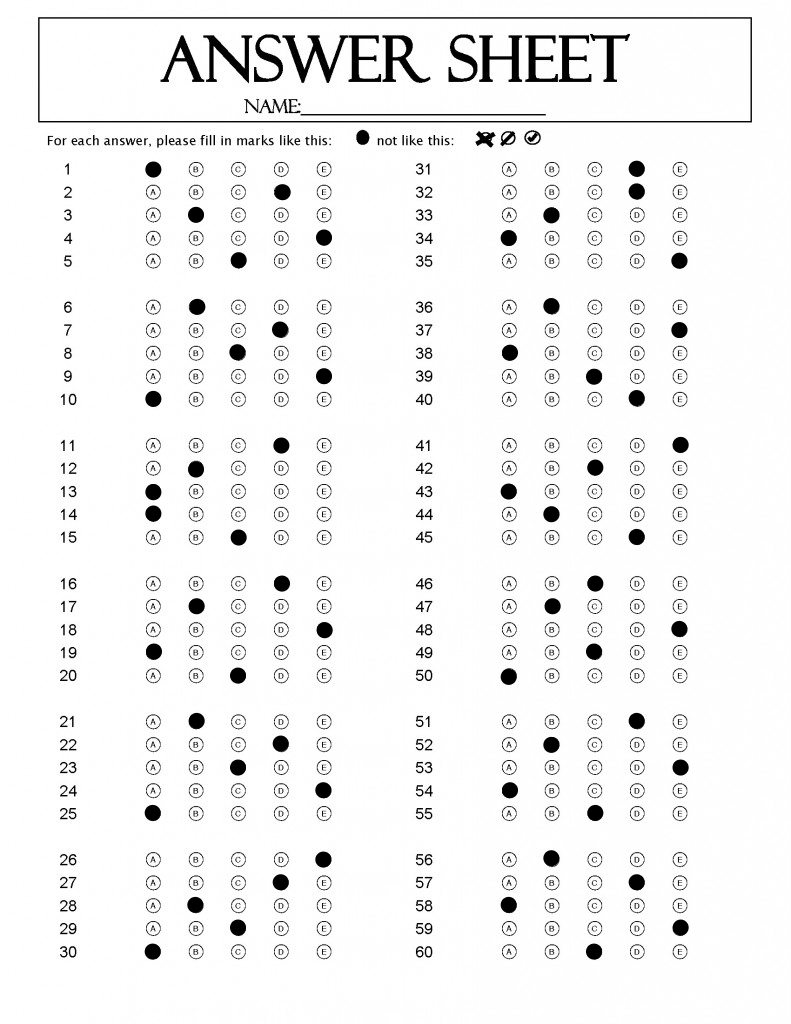
#> input picture data/2000101_Nguyen_VanAn_3A.png, 791 x 1024 px, found by its file name; its folder holds only this picture in this run
$ jupyter execute code2_5.ipynb
#> lines starting #> are read from the running program, lines starting #| are printed output that depends on the picture
<a href="https://colab.research.google.com/github/systemis/challenge-2/blob/main/code2_5.ipynb" target="_parent"></a>

[cell 1]
import cv2
import pandas as pd
import matplotlib.pyplot as plt
from os import listdir
from os.path  import isfile, join
from google.colab import files

[cell 2]
data_name_list = [f for f in listdir('/content/drive/MyDrive/data') if isfile(join('/content/drive/MyDrive/data', f))]

[cell 3]
height = 600
width = 463

# 463, 600

character_table = ['A', 'B', 'C', 'D', 'E']
answer = 5
questions_part = 5
total_part = 6
ques_each_side = 30
total_question = 60

statistical_table = [0] * total_question

def generateColumns():
  columns = ['Student ID', 'Surname', 'First Name', 'Code']
  for i in range(60): columns.append('Question: '+str((i+1)))
  columns.append('Score')
  return columns

def grid():
  _grid = []
  for i in range(total_question):
    _grid.append([])
    for j in range(answer):
      _grid[i].append(0)
  return _grid

def show_images(images):
    for image in images:
        imshow = plt.imshow(image)
        plt.show()

[cell 4]
img_filenames = data_name_list
img_list = list()
student_data_list = list()
for name in img_filenames:
  if name == '.DS_Store': continue
  img = plt.imread('/content/drive/MyDrive/data/' + name)
#> img is the input picture: shape (1024, 791, 3) float32; min 0, max 1, mean 0.951
  img = cv2.resize(img, (width, height), interpolation = cv2.INTER_AREA)
#> img: shape (600, 463, 3) float32
  img = img[90:, :]
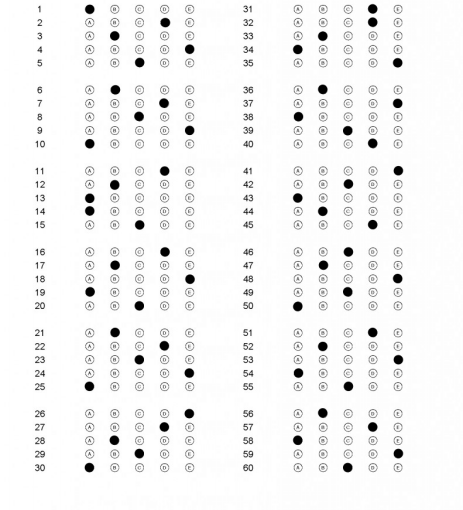
#> img: shape (510, 463, 3) float32; min 0, max 1, mean 0.959
  img_list.append(img)

  name = name.replace('.png', '').split('_')
  if len(name) < 4:
    print(name)
    continue
  student = [name[0], name[1], name[2], name[3]]
  student_data_list.append(student)

def get_rect_list(contours):
  rect_list = list()
  for p_c in contours:
    arc_length = cv2.arcLength(p_c, True)
    approx = cv2.approxPolyDP(p_c, arc_length * 0.02, True)
    if approx == 4:
      rect_list.append(p_c)
  return rect_list

def check_part(sides, side_pos, pc, result_data):
  part = sides[side_pos][(80*pc):80*(pc+1), :]
  part = part[5:70, :]
  gray = cv2.cvtColor(part, cv2.COLOR_BGR2GRAY)
  _, threshold = cv2.threshold(gray, 20, 5, cv2.THRESH_BINARY_INV)

  row_height = part.shape[0] // questions_part
  col_width = part.shape[1] // answer
  part_gray = cv2.cvtColor(part, cv2.COLOR_BGR2GRAY)
  # show_images([part])
  part = part_gray
  for i in range(questions_part):
    current_question = (questions_part*pc + i + 1) + ques_each_side*side_pos
    row = part[row_height*i:row_height*(i+1), :]
    for j in range(answer):
      col = row[:, col_width*j:col_width*(j+1)]
      count = cv2.countNonZero(col)
      if count < 300:
        result_data[current_question - 1][j] = 1

[cell 5]
def detect_checked(img, only_firstfive=False):
  # img = img_list[0]
  img_copy = img.copy()
  left_side = img[:, 80:200]
  right_side = img[:, 290:410]
  gray_img = cv2.cvtColor(img, cv2.COLOR_BGR2GRAY)
  blur_img = cv2.GaussianBlur(gray_img, (5, 5), 0)

  left_side = left_side[:490, :]
  right_side = right_side[:490, :]
  sides = [left_side, right_side]

  result_data = grid()
  if only_firstfive:
    for side_pos in range(1):
      part_height = sides[side_pos].shape[0] // total_part
      for pc in range(1):
        check_part(sides, side_pos, pc, result_data)
    return result_data
  for side_pos in range(2):
    part_height = sides[side_pos].shape[0] // total_part
    for pc in range(total_part):
      check_part(sides, side_pos, pc, result_data)
  return result_data

[cell 6]
def detectAnswerData():
  answer_data = ['' for i in range(total_question)]
  answer_image = plt.imread('/content/drive/MyDrive/3A.png')
  answer_image = cv2.resize(answer_image, (width, height), interpolation = cv2.INTER_AREA)
  answer_image = answer_image[90:, :]
  checked_data = detect_checked(answer_image)
  # show_images([answer_image])
  for i in range(len(checked_data)):
    for j in range(len(checked_data[i])):
      if checked_data[i][j]:
        answer_data[i] = character_table[j]
  return answer_data

answer_data = detectAnswerData()
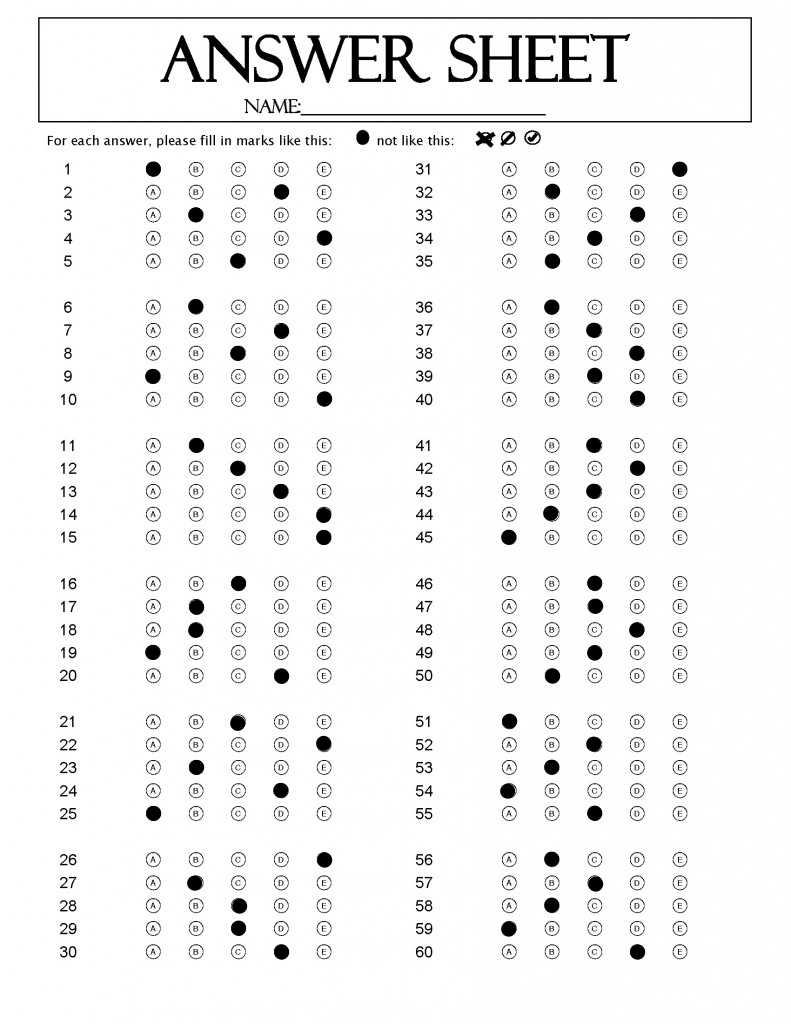
#> input picture answer/3A.png, 791 x 1024 px, found by its file name
#> in detectAnswerData, answer_image is the input picture: shape (1024, 791, 3) float32; min 0, max 1, mean 0.952
#> in detectAnswerData, `answer_image = answer_image[90:, :]`:
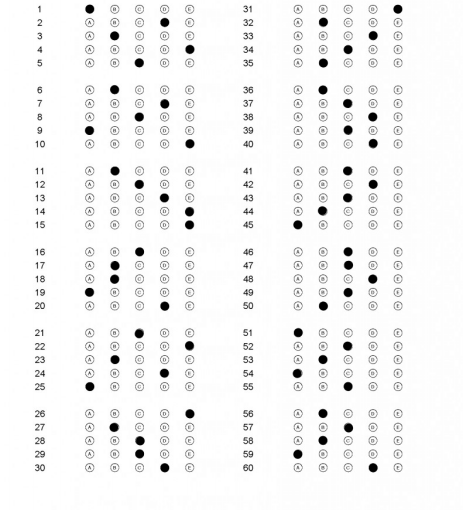
#> answer_image: shape (510, 463, 3) float32; min 0, max 1, mean 0.96
#> in detect_checked, `left_side = left_side[:490, :]`:
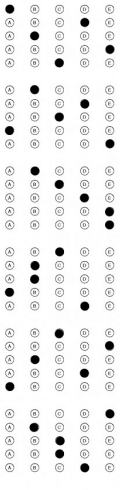
#> left_side: shape (490, 120, 3) float32; min 0, max 1, mean 0.934
#> in detect_checked, `right_side = right_side[:490, :]`:
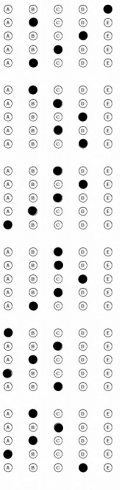
#> right_side: shape (490, 120, 3) float32; min 0, max 1, mean 0.932
#> the loop in detect_checked, `for side_pos in range(2):` made 2 passes
#> pass 1, in check_part, `part = sides[side_pos][(80*pc):80*(pc+1), :]`:
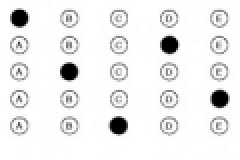
#> part: shape (80, 120, 3) float32 (shown 2 times larger); min 0, max 1, mean 0.933
#> pass 1, in check_part, `part = part[5:70, :]`:
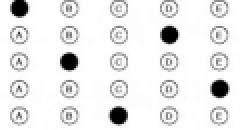
#> part: shape (65, 120, 3) float32 (shown 2 times larger); min 0, max 1, mean 0.917
#> in detectAnswerData, `checked_data = detect_checked(answer_image)`: checked_data = 60 items, first 6: [1, 0, 0, 0, 0], [0, 0, 0, 1, 0], [0, 1, 0, 0, 0], [0, 0, 0, 0, 1], [0, 0, 1, 0, 0], [0, 1, 0, 0, 0]
#> the loop in detectAnswerData, `for i in range(len(checked_data)):` made 60 passes
#> after the loop in detectAnswerData, `for i in range(len(checked_data)):`: answer_data = 60 items, first 6: 'A', 'D', 'B', 'E', 'C', 'B'
#> answer_data = 60 items, first 6: 'A', 'D', 'B', 'E', 'C', 'B'


def grade(checked_data, student, is_statistical=False):
  score = 0
  check =0
  for (question_index, question_data) in enumerate(checked_data):
    for j in range(len(question_data)):
      if question_data[j] == 1:
        result = character_table[j]
        student.append(result)
        check += 1
        if result == answer_data[question_index]:
          if is_statistical: statistical_table[question_index] += 1
          score += 1
        break
  return score

def checkDataInFirstFive():
  student_data_copy = student_data_list.copy()
  for (i, image) in enumerate(img_list):
    student = student_data_copy[i].copy()
    checked_data = detect_checked(image, only_firstfive=True)
    checked_data = checked_data[:5]
    for question_data in checked_data:
      for j in range(len(question_data)):
        if question_data[j] == 1:
          student.append(character_table[j])
    student_data_copy[i] = student

  columns = ['Student ID', 'Surname', 'First Name', 'Code']
  for i in range(5): columns.append('Question: '+str((i+1)))
  data_frame = pd.DataFrame(student_data_copy, columns=columns)
  print('--- Checked of first five question of all student: -----')
  print(data_frame)
  print('\n')

#Question 5

[cell 7]
def gradingStudentInClass():
  global statistical_table
  student_data_copy = student_data_list.copy()
  for i in range(len(student_data_copy)):
    image = img_list[i]
    student = student_data_copy[i].copy()
    checked_data = detect_checked(image)
    score = grade(checked_data, student, True)
    score = (score / total_question) * 100
    student.append(score)
    student_data_copy[i] = student

  columns = generateColumns()
  data_frame = pd.DataFrame(student_data_copy, columns=columns)

  grading_columns = ['ID', 'Score']
  grading_data = [[item[0], item[-1]] for item in student_data_copy]
  print('---- Generate grading score of class: Done ----\n')
  # print(student_data_copy)
  for i in range(len(student_data_copy)):
    if len(student_data_copy[i]) > 65:
      print(student_data_copy[i])
  grading_data_frame = pd.DataFrame(grading_data, columns=grading_columns)
  grading_data_frame.to_csv('grading.csv')
  return grading_data_frame

[cell 8]
score = gradingStudentInClass()
#> the loop in gradingStudentInClass, `for i in range(len(student_data_copy)):` made 1 pass
#> pass 1, in detect_checked (call 2), `left_side = img[:, 80:200]`:
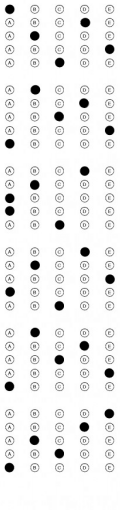
#> left_side: shape (510, 120, 3) float32; min 0, max 1, mean 0.933
#> pass 1, in detect_checked (call 2), `right_side = img[:, 290:410]`:
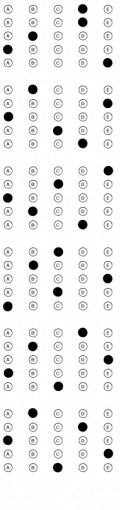
#> right_side: shape (510, 120, 3) float32; min 0, max 1, mean 0.932
#> pass 1, in detect_checked (call 2), `blur_img = cv2.GaussianBlur(gray_img, (5, 5), 0)`:
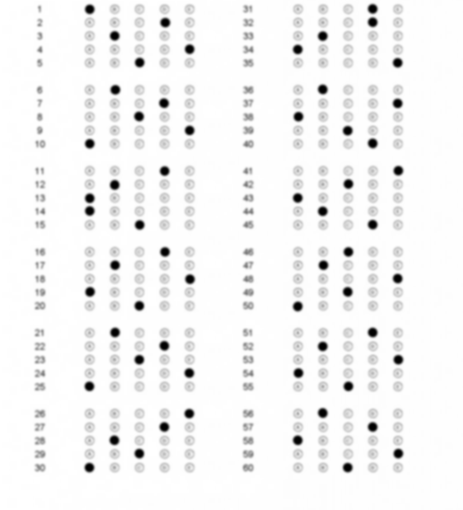
#> blur_img: shape (510, 463) float32; min 0, max 1, mean 0.959
#> after the loop in gradingStudentInClass, `for i in range(len(student_data_copy)):`: student_data_copy = 1 item
#> in gradingStudentInClass, `data_frame = pd.DataFrame(student_data_copy, columns=columns)`: data_frame = table of 1 rows and 65 columns
#> in gradingStudentInClass, `grading_data = [[item[0], item[-1]] for item in student_data_copy]`: grading_data = [['2000101', 36.67]]
#> the loop in gradingStudentInClass, `for i in range(len(student_data_copy)):` made 1 pass
#> in gradingStudentInClass, `grading_data_frame = pd.DataFrame(grading_data, columns=grading_columns)`: grading_data_frame = table of 1 rows and 2 columns
#> score = table of 1 rows and 2 columns

[cell 9]
score
#> Out = table of 1 rows and 2 columns
